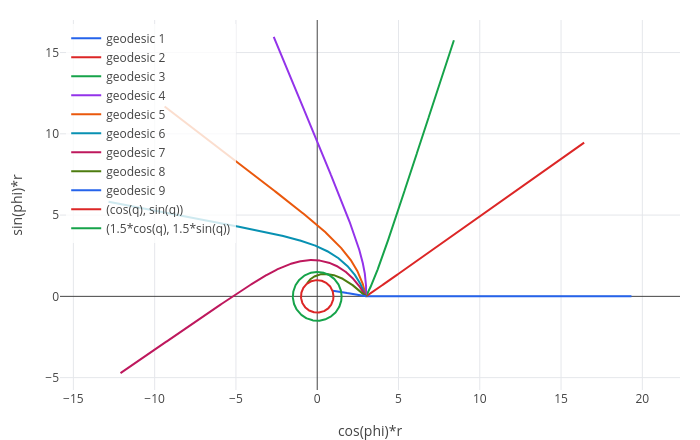

The notebook cell saved with this chart:
### Markdown cell above
The ray at $b = 2$ is below $b_c$ and falls in. The ray at $b = 2.65$, just above $b_c \approx 2.6$, whips around the
photon sphere and leaves in a completely different direction. Rays further out are bent less and less.

## 3. A flash of light

Light emitted in all directions from $r = 3\,r_s$: rays aimed outwards escape, bent; rays aimed inwards cross the horizon.
Each row of the velocity matrix is one ray, leaving at angle $A$ from the outward direction:
$(\dot t, \dot r, \dot\theta, \dot\phi) = (1/k,\; k\cos A,\; 0,\; \sin A/r_0)$ with $k = \sqrt{1 - r_s/r_0}$.

### Code cell
r0 = 3;
k = sqrt(1-r_s/r0);
ut = 1/k;
rays = geodesic(S, [0 r0 pi/2 0], [ut, k, 0, 0; ut, k*cos(0.5), 0, sin(0.5)/r0; ut, k*cos(1), 0, sin(1)/r0; ut, k*cos(1.5), 0, sin(1.5)/r0; ut, k*cos(1.8), 0, sin(1.8)/r0; ut, k*cos(2.0), 0, sin(2.0)/r0; ut, k*cos(2.2), 0, sin(2.2)/r0; ut, k*cos(2.5), 0, sin(2.5)/r0; ut, k*cos(3), 0, sin(3)/r0], 20, [r*cos(phi) r*sin(phi)]);
show(rays, horizon, photonsphere)

### Figure 1 — Plotly figure (JSON) as saved in the notebook; plotly's stock layout.template omitted (floating-point values rounded to 4 significant figures; data arrays with more than 128 entries replaced by an {"elided": "..."} marker saying what was removed)
{"data": [{"line": {"color": "#2563eb", "width": 2}, "mode": "lines", "name": "geodesic 1", "type": "scatter", "x": {"elided": "1253 float values"}, "y": {"elided": "1253 int values"}}, {"line": {"color": "#dc2626", "width": 2}, "mode": "lines", "name": "geodesic 2", "type": "scatter", "x": {"elided": "1253 float values"}, "y": {"elided": "1253 float values"}}, {"line": {"color": "#16a34a", "width": 2}, "mode": "lines", "name": "geodesic 3", "type": "scatter", "x": {"elided": "1253 float values"}, "y": {"elided": "1253 float values"}}, {"line": {"color": "#9333ea", "width": 2}, "mode": "lines", "name": "geodesic 4", "type": "scatter", "x": {"elided": "1253 float values"}, "y": {"elided": "1253 float values"}}, {"line": {"color": "#ea580c", "width": 2}, "mode": "lines", "name": "geodesic 5", "type": "scatter", "x": {"elided": "1253 float values"}, "y": {"elided": "1253 float values"}}, {"line": {"color": "#0891b2", "width": 2}, "mode": "lines", "name": "geodesic 6", "type": "scatter", "x": {"elided": "1253 float values"}, "y": {"elided": "1253 float values"}}, {"line": {"color": "#be185d", "width": 2}, "mode": "lines", "name": "geodesic 7", "type": "scatter", "x": {"elided": "1253 float values"}, "y": {"elided": "1253 float values"}}, {"line": {"color": "#4d7c0f", "width": 2}, "mode": "lines", "name": "geodesic 8", "type": "scatter", "x": {"elided": "928 float values"}, "y": {"elided": "928 float values"}}, {"line": {"color": "#2563eb", "width": 2}, "mode": "lines", "name": "geodesic 9", "type": "scatter", "x": {"elided": "619 float values"}, "y": {"elided": "619 float values"}}, {"line": {"color": "#dc2626", "width": 2}, "mode": "lines", "name": "(cos(q), sin(q))", "type": "scatter", "x": {"elided": "402 float values"}, "y": {"elided": "402 float values"}}, {"line": {"color": "#16a34a", "width": 2}, "mode": "lines", "name": "(1.5*cos(q), 1.5*sin(q))", "type": "scatter", "x": {"elided": "402 float values"}, "y": {"elided": "402 float values"}}], "layout": {"height": 440, "legend": {"bgcolor": "rgba(255,255,255,0.8)", "x": 0.01, "y": 0.99}, "margin": {"b": 50, "l": 60, "r": 20, "t": 20}, "showlegend": true, "title": {"text": ""}, "width": 700, "xaxis": {"title": {"text": "cos(phi)*r"}, "zeroline": true}, "yaxis": {"range": [-5.76, 17.0], "scaleanchor": "x", "scaleratio": 1, "title": {"text": "sin(phi)*r"}, "zeroline": true}}}
